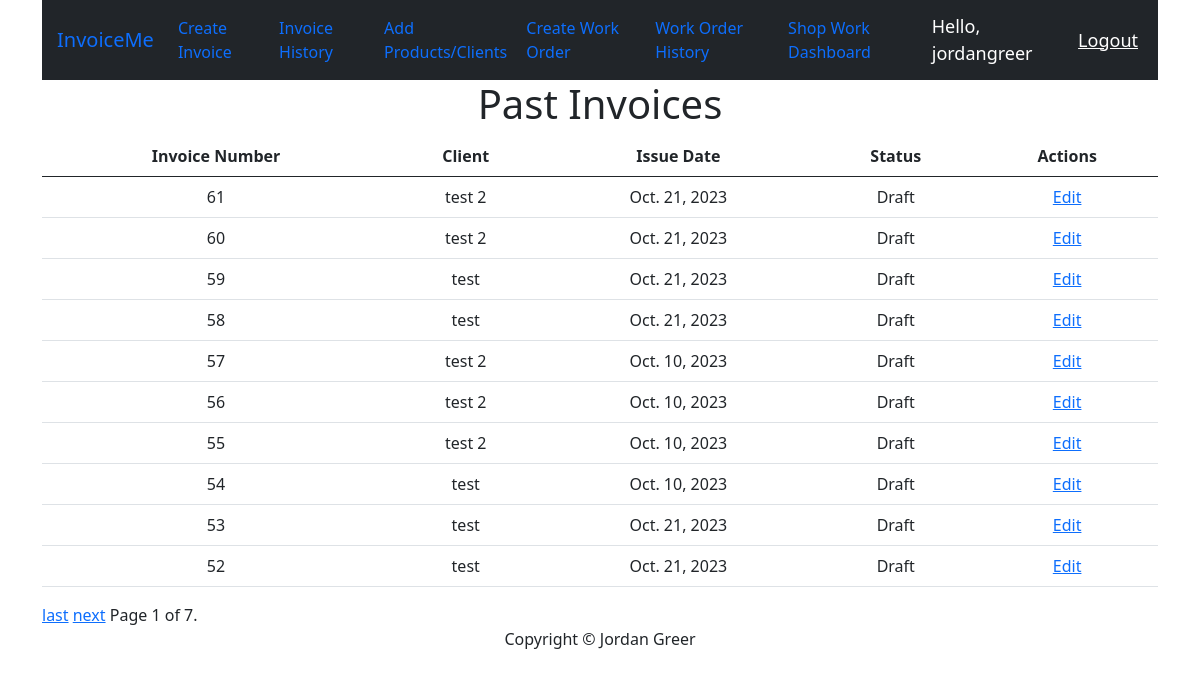
The page /invoiceHistory/ (signed in) on the database as committed earlier.
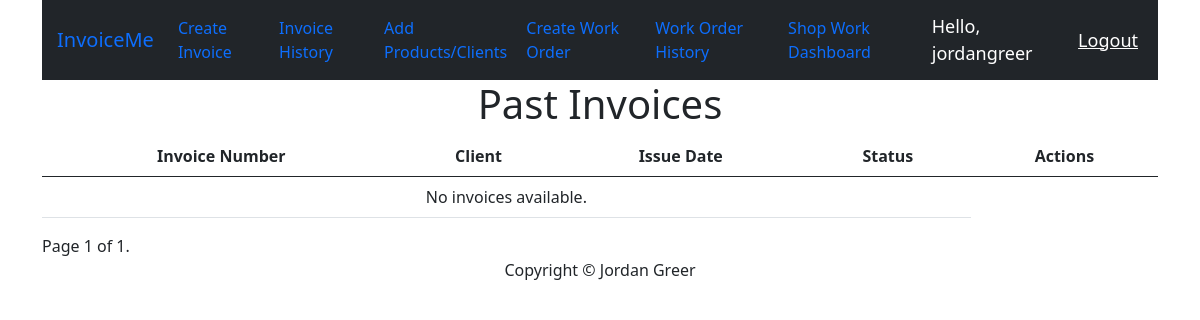
The same page on the database as committed later.
### invoice/models.py (models this page shows, shortened)
class Invoice(models.Model):
    STATUS_CHOICES = [
        ('Draft', 'Draft'),
        ('Sent', 'Sent'),
        ('Paid', 'Paid'),
        ('Overdue', 'Overdue'),
    ]
    invoice_num = models.AutoField(primary_key=True)
    client = models.ForeignKey(Client, on_delete=models.CASCADE)
    invoice_date = models.DateField()
    items = models.ManyToManyField(Product, through='InvoiceItem', blank=True)
    status = models.CharField(max_length=10, choices=STATUS_CHOICES, default='Draft')
    created_at = models.DateTimeField(auto_now_add=True)
    created_by = models.CharField(max_length=100, blank=True, null=True)

class Client(models.Model):
    name = models.CharField(max_length=100)
    email = models.EmailField()
    phone = models.CharField(max_length=20)
    address = models.TextField()
    tax = models.FloatField(max_length=10, default= 0.0)
    created_by = models.CharField(max_length=100, blank=True, null=True)
    def __str__(self):
        return self.name

### invoice/views.py (the view)
# urls.py: path("invoiceHistory/", views.invoiceHistory, name="invoiceHistory"),
@login_required(login_url='invoice:loginPage')
def invoiceHistory(request):
    all_invoices = Invoice.objects.order_by('-created_at')  # Ordering by created_at in descending order
    paginator = Paginator(all_invoices, 10)  # Display 10 invoices per page (you can adjust the number)
    page = request.GET.get('page')
    invoices = paginator.get_page(page)
    context = {'invoices': invoices}
    return render(request, 'invoice/invoiceHistory.html', context)

### invoice/templates/invoice/invoiceHistory.html (shortened to what this page needs)
{% extends "base/base.html" %}
{% block content %}
<div class="row">
    <h1>Past Invoices</h1>
</div>
<div class="row">
    <table class="table">
        <thead>
          <tr>
            <th>Invoice Number</th>
            <th>Client</th>
            <th>Issue Date</th>
            <th>Status</th>
            <th>Actions</th>
          </tr>
        </thead>
        <tbody>
          {% for invoice in invoices %}
            <tr>
              <td>{{ invoice.invoice_num }}</td>
              <td>{{ invoice.client }}</td>
              <td>{{ invoice.invoice_date }}</td>
              <td>{{ invoice.status }}</td>
              <td>
                <a href="{% url 'invoice:addItems' invoice.invoice_num %}" onclick="return confirm('Are you sure you want to edit?')">Edit</a>
              </td>
            </tr>
          {% empty %}
            <tr>
              <td colspan="4">No invoices available.</td>
            </tr>
          {% endfor %}
        </tbody>
      </table>
      <div class="pagination">
        <span class="step-links">
          {% if invoices.has_next %}
            <a href="?page={{ invoices.paginator.num_pages }}">last</a>
            <a href="?page={{ invoices.next_page_number }}">next</a>
          {% endif %}
          <span class="current-page">
            Page {{ invoices.number }} of {{ invoices.paginator.num_pages }}.
          </span>
        </span>
      </div>
</div>
{% endblock %}

### invoice/templates/base/base.html (shortened to what this page needs)
{% load static %}
<!DOCTYPE html>
<html lang="en">
<!DOCTYPE html>
<html>
    <head>
    </head>
    <body>
        <div class="container" >
            <nav class="navbar navbar-expand-lg navbar-dar bg-dark">
                <a class="navbar-brand" href="{% url 'invoice:home' %}" style="margin-left: 15px;">InvoiceMe</a>
                <div class="collapse navbar-collapse" id="navbarNav">
                    <ul class="navbar-nav">
                        <li class="nav-item">
                            <a class="nav-link" href="{% url 'invoice:createInvoice' %}">Create Invoice</a>
                        </li>
                        <li class="nav-item">
                            <a class="nav-link" href="{% url 'invoice:invoiceHistory' %}">Invoice History</a>
                        </li>
                        <li class="nav-item">
                            <a class="nav-link" href="{% url 'invoice:addProductsClients' %}">Add Products/Clients</a>
                        </li>
                        <li class="nav-item">
                            <a class="nav-link" href="{% url 'invoice:createWorkOrder' %}">Create Work Order</a>
                        </li>
                        <li class="nav-item">
                            <a class="nav-link" href="{% url 'invoice:workOrderHistory' %}">Work Order History</a>
                        </li>
                        <li class="nav-item">
                            <a class="nav-link" href="#">Shop Work Dashboard</a>
                        </li>
                    </ul>
                </div>
                {% if user.is_authenticated %}
                    <span class="hello-msg">Hello, {{request.user}}</span>
                    <span ><a class="hello-msg" href="{% url 'invoice:logout' %}">Logout</a></span>
                {% else %}
                    <span ><a class="hello-msg" href="{% url 'invoice:login' %}">Login</a></span>
                {% endif %}
              </nav>
      <div class="container text-center">
          {% block content %}{% endblock content %}
      </div>
      <footer class="row">
        <div class="col-md-4"></div>
        <div class="col-md-4 sticky-bottom" style="text-align: center;">
          Copyright &copy; Jordan Greer
        </div>
        <div class="col-md-4"></div>
      </footer>
    </body>
    <link href="https://cdn.jsdelivr.net/npm/bootstrap@5.0.2/dist/css/bootstrap.min.css" rel="stylesheet">
</html>

### invoice/templates/base/base.html (style rules this page uses)
.hello-msg { color: white; font-size: 18px; margin-right: 20px; }

Rows that differ between the two databases and show on the page:
removed Invoice: invoice_num "61", client "test 2", invoice_date "Oct. 21, 2023", status "Draft"
removed Invoice: invoice_num "60", client "test 2", invoice_date "Oct. 21, 2023", status "Draft"
removed Invoice: invoice_num "59", client "test", invoice_date "Oct. 21, 2023", status "Draft"
removed Invoice: invoice_num "58", client "test", invoice_date "Oct. 21, 2023", status "Draft"
removed Invoice: invoice_num "57", client "test 2", invoice_date "Oct. 10, 2023", status "Draft"
removed Invoice: invoice_num "56", client "test 2", invoice_date "Oct. 10, 2023", status "Draft"
removed Invoice: invoice_num "55", client "test 2", invoice_date "Oct. 10, 2023", status "Draft"
removed Invoice: invoice_num "54", client "test", invoice_date "Oct. 10, 2023", status "Draft"
removed Invoice: invoice_num "53", client "test", invoice_date "Oct. 21, 2023", status "Draft"
removed Invoice: invoice_num "52", client "test", invoice_date "Oct. 21, 2023", status "Draft"
Other text that changed with them:
{{ invoices.paginator.num_pages }}: "7" → "1"
text no longer shown: "last next"
text now shown: "No invoices available."
